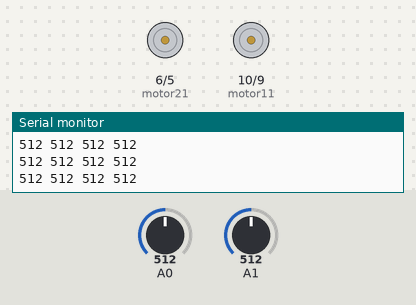
A sketch run on a simulated Arduino Uno, built with avr-gcc and run on an emulated ATmega328P. On the bench: motor-driver pin pairs drawn as motors (green arrow = first pin HIGH = forward, orange = second pin HIGH = backward, longer = more drive), the last lines printed to the serial monitor. The test bench sets the inputs (shaded band); at power-on: A0 = 512, A1 = 512.

Above: at 1.2 s.
1.3 s: A0 set to 106
4.3 s: A0 set to 89
7.3 s: A1 set to 700
8.8 s: A1 set to 729
At 9.9 s:
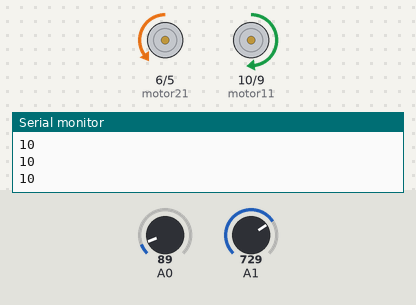
10.3 s: A0 set to 290
11.8 s: A0 set to 312
At 12.6 s:
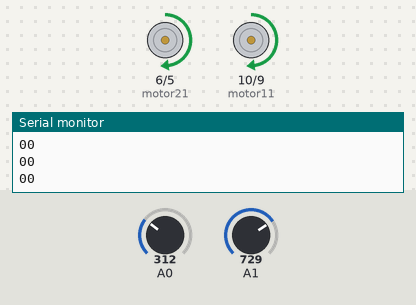
Timing chart, 0 to 14.3 s (numbered marks = the images above; inputs shaded):
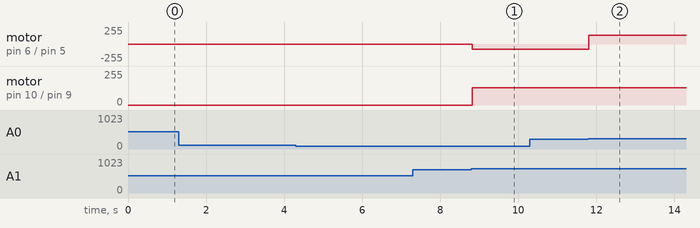

The sketch:

motor.ino
```cpp
const int motor11 = 10;
const int motor12 = 9;
const int motor21 = 6;
const int motor22 = 5;

void setup() {
  // put your setup code here, to run once:
  pinMode(motor11, OUTPUT);
  pinMode(motor12, OUTPUT);
  pinMode(motor21, OUTPUT);
  pinMode(motor22, OUTPUT);
  Serial.begin(9600);
}

void go(int left, int right) {

  if (right < 0) {
    analogWrite(motor11, 0);
    analogWrite(motor12, -right);
  }
  else {
    analogWrite(motor11, right);
    analogWrite(motor12, 0);
  }
  if (left < 0) {
    analogWrite(motor21, 0);
    analogWrite(motor22, -left);
  }
  else {
    analogWrite(motor21, left);
    analogWrite(motor22, 0);
  }
}


int mode = 0;
int left_min = 1024, left_max = 0, left_thred;
int right_min = 1024, right_max = 0, right_thred;
int sensor_left, sensor_right;
int last_error = 0;

int left_speed, right_speed;

void get_sensor(bool avg = false) {
  int tmp_left = analogRead(0);
  int tmp_right = analogRead(1);
  if (avg) {
    sensor_right = (sensor_right  + tmp_right*3) / 4;
    sensor_left = (sensor_left  + tmp_left*3) / 4;
  }
  else {
    sensor_right = tmp_right;
    sensor_left = tmp_left;
  }
}

void print_sensor() {
  Serial.println(String(sensor_left) + " "+String(sensor_right));
}

void update_minmax() {
  if (sensor_right < right_min) right_min = sensor_right;
  if (sensor_right > right_max) right_max = sensor_right;
  if (sensor_left < left_min) left_min = sensor_left;
  if (sensor_left > left_max) left_max = sensor_left;
  Serial.println(String(left_min) + " " +String(left_max) + " "+String(right_min) + " "+String(right_max) + " ");
}

void adjust_sensor() {
  if (sensor_left < (left_min * 3 + left_max) / 4) left_min = (left_min * 3 + sensor_left) / 4;
  else if (sensor_left > (left_min + left_max * 3) / 4) left_max = (left_max * 3 + sensor_left) / 4;
  if (sensor_right < (right_min *3 + right_max) / 4) right_min = (right_min * 3 + sensor_right) / 4;
  else if (sensor_right > (right_min + right_max * 3) / 4) right_max = (right_max * 3 + sensor_right) / 4;
}

void loop() {
  if (mode == -1) {
    get_sensor();
    print_sensor();
    go(255, 0);
    //delay(1000);
    go(0, 255);
    //delay(1000);
    /*
    go(-255, 0);
    delay(1000);
    go(0, -255);
    delay(1000);
    */
  }
  if (mode == 0) {
    get_sensor();
    update_minmax();

    while(left_max - left_min < 200) {
      get_sensor();
      update_minmax();
    }
    while(right_max - right_min < 200) {
      get_sensor();
      update_minmax();
    }
    left_speed = 255, right_speed = 255;
    go(left_speed, right_speed);
    mode = 1;
  }
  else if (mode == 1) {
    get_sensor(true);
    bool left = sensor_left < (left_min + left_max) / 2;
    bool right = sensor_right < (right_min + right_max) / 2;
    Serial.println(String(left) + String(right));

    if (left) go(-80, 130);
    else if (right) go(130, -80);
    else go(130, 130);
  }
}
```

Measured:
- the behaviour switches between 711 and 712 on A1 (found by bisection; images 0 and 1)
- the behaviour switches between 300 and 301 on A0 (found by bisection; images 1 and 2)
- after the input at 8.8 s, motor on pin 6 (motor21) / pin 5 (motor22): stopped → backward 80/255 at once; motor on pin 10 (motor11) / pin 9 (motor12): stopped → forward 130/255 at once
- after the input at 11.8 s, motor on pin 6 (motor21) / pin 5 (motor22): backward 80/255 → forward 130/255 at once
